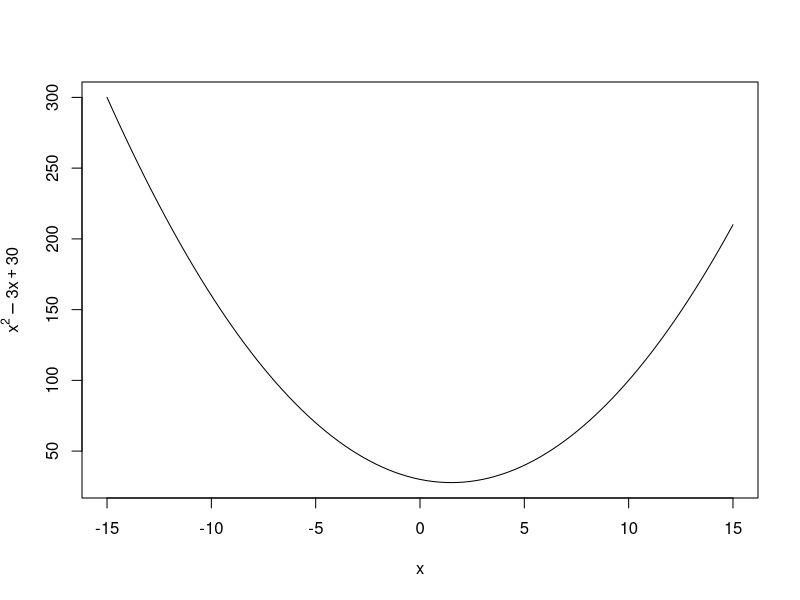
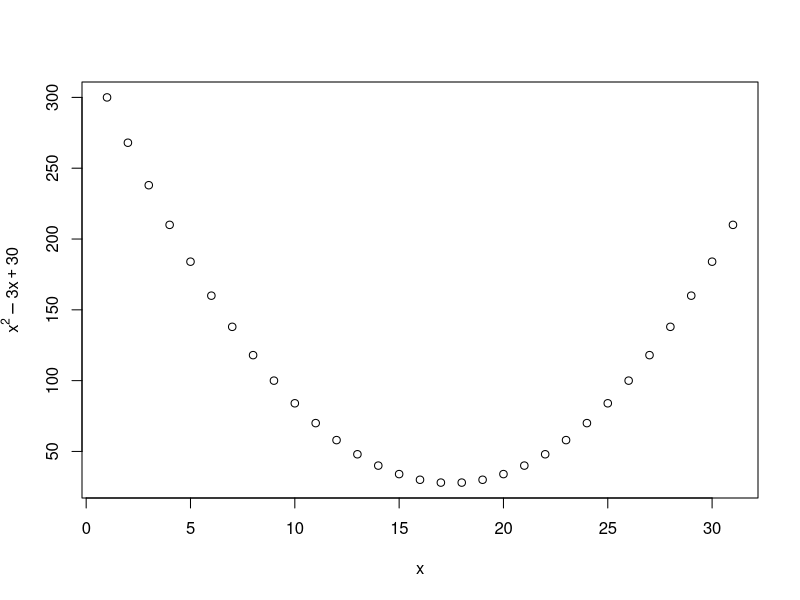

Write the R code that produced these figures, in order.
## ---- chunk 1
knitr::opts_chunk$set(echo = TRUE)
## ---- chunk 2
y_1 <- function(x){x^2 - 3*x + 30}
curve(y_1, xlim = c(-15,15),
     xlab = expression(x), ylab = expression(x^2 - 3*x + 30)) # Es lo mismo si se usa plot()
## ---- chunk 3
y_1 <- function(x){x^2 - 3*x + 30}
plot(y_1(c(-15:15)), 
     xlab = expression(x), ylab = expression(x^2 - 3*x + 30))
